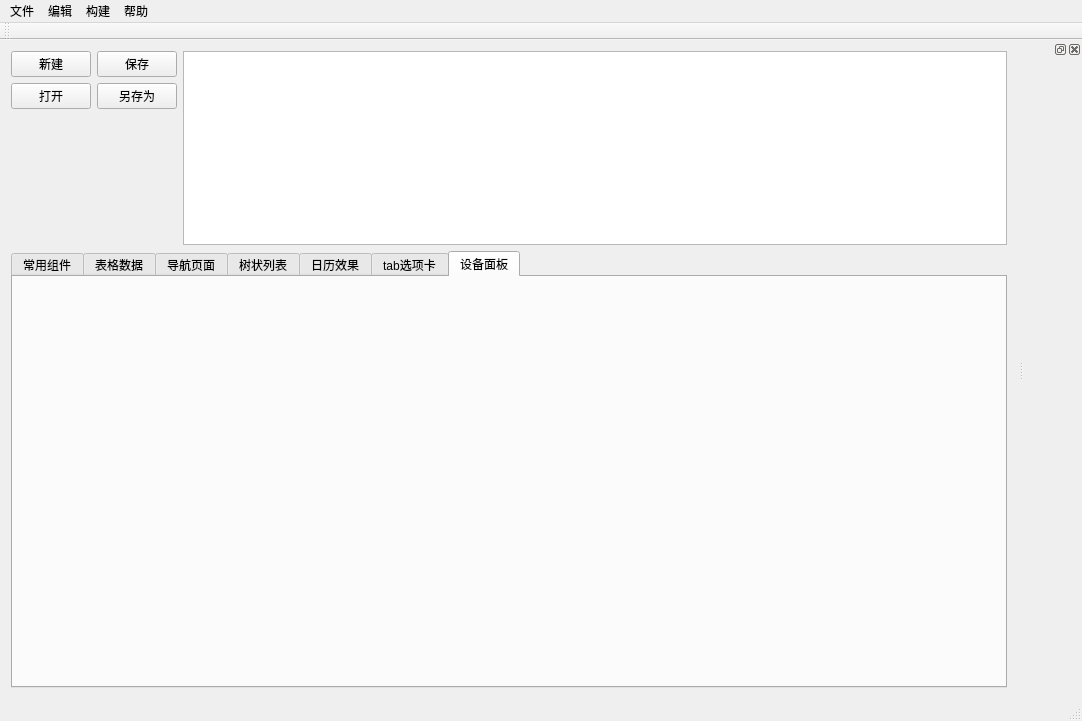
<?xml version="1.0" encoding="UTF-8"?>
<ui version="4.0">
 <class>MainWindow</class>
 <widget class="QMainWindow" name="MainWindow">
  <property name="geometry">
   <rect>
    <x>0</x>
    <y>0</y>
    <width>1082</width>
    <height>721</height>
   </rect>
  </property>
  <property name="windowTitle">
   <string>MainWindow</string>
  </property>
  <widget class="QWidget" name="centralWidget">
   <layout class="QGridLayout" name="gridLayout_2">
    <item row="0" column="0">
     <layout class="QVBoxLayout" name="verticalLayout_2">
      <item>
       <layout class="QHBoxLayout" name="horizontalLayout_6">
        <item>
         <layout class="QVBoxLayout" name="verticalLayout">
          <item>
           <layout class="QGridLayout" name="gridLayout">
            <item row="0" column="0">
             <widget class="QPushButton" name="pushButton_NewFile">
              <property name="sizePolicy">
               <sizepolicy hsizetype="Preferred" vsizetype="Fixed">
                <horstretch>0</horstretch>
                <verstretch>0</verstretch>
               </sizepolicy>
              </property>
              <property name="text">
               <string>新建</string>
              </property>
             </widget>
            </item>
            <item row="0" column="1">
             <widget class="QPushButton" name="pushButton_SaveFile">
              <property name="sizePolicy">
               <sizepolicy hsizetype="Preferred" vsizetype="Fixed">
                <horstretch>0</horstretch>
                <verstretch>0</verstretch>
               </sizepolicy>
              </property>
              <property name="text">
               <string>保存</string>
              </property>
             </widget>
            </item>
            <item row="1" column="0">
             <widget class="QPushButton" name="pushButton_OpenFile">
              <property name="sizePolicy">
               <sizepolicy hsizetype="Preferred" vsizetype="Fixed">
                <horstretch>0</horstretch>
                <verstretch>0</verstretch>
               </sizepolicy>
              </property>
              <property name="text">
               <string>打开</string>
              </property>
             </widget>
            </item>
            <item row="1" column="1">
             <widget class="QPushButton" name="pushButton_SaveAs">
              <property name="sizePolicy">
               <sizepolicy hsizetype="Preferred" vsizetype="Fixed">
                <horstretch>0</horstretch>
                <verstretch>0</verstretch>
               </sizepolicy>
              </property>
              <property name="text">
               <string>另存为</string>
              </property>
             </widget>
            </item>
           </layout>
          </item>
          <item>
           <widget class="Selector" name="widget" native="true"/>
          </item>
         </layout>
        </item>
        <item>
         <widget class="QTextEdit" name="textEdit"/>
        </item>
       </layout>
      </item>
      <item>
       <widget class="QTabWidget" name="tabWidget">
        <property name="tabPosition">
         <enum>QTabWidget::North</enum>
        </property>
        <property name="currentIndex">
         <number>6</number>
        </property>
        <widget class="QWidget" name="tab_normal">
         <attribute name="title">
          <string>常用组件</string>
         </attribute>
         <layout class="QGridLayout" name="gridLayout_3">
          <item row="0" column="0">
           <widget class="QGroupBox" name="groupBox">
            <property name="mouseTracking">
             <bool>false</bool>
            </property>
            <property name="tabletTracking">
             <bool>false</bool>
            </property>
            <property name="acceptDrops">
             <bool>false</bool>
            </property>
            <property name="title">
             <string>分组框</string>
            </property>
            <property name="flat">
             <bool>false</bool>
            </property>
            <property name="checkable">
             <bool>true</bool>
            </property>
            <layout class="QGridLayout" name="gridLayout_7">
             <item row="0" column="0">
              <layout class="QVBoxLayout" name="verticalLayout_4">
               <item>
                <layout class="QHBoxLayout" name="horizontalLayout">
                 <item>
                  <widget class="QLabel" name="label_6">
                   <property name="enabled">
                    <bool>true</bool>
                   </property>
                   <property name="text">
                    <string>LED显示</string>
                   </property>
                  </widget>
                 </item>
                 <item>
                  <widget class="QLCDNumber" name="lcdNumber"/>
                 </item>
                 <item>
                  <widget class="QLineEdit" name="lineEdit"/>
                 </item>
                </layout>
               </item>
               <item>
                <layout class="QHBoxLayout" name="horizontalLayout_2">
                 <item>
                  <widget class="QRadioButton" name="radioButton">
                   <property name="text">
                    <string>单选框1</string>
                   </property>
                  </widget>
                 </item>
                 <item>
                  <widget class="QRadioButton" name="radioButton_2">
                   <property name="text">
                    <string>单选框2</string>
                   </property>
                  </widget>
                 </item>
                 <item>
                  <widget class="QCheckBox" name="checkBox">
                   <property name="text">
                    <string>复选框1</string>
                   </property>
                  </widget>
                 </item>
                 <item>
                  <widget class="QCheckBox" name="checkBox_2">
                   <property name="text">
                    <string>复选框2</string>
                   </property>
                  </widget>
                 </item>
                 <item>
                  <widget class="QCheckBox" name="checkBox_3">
                   <property name="text">
                    <string>复选框3</string>
                   </property>
                  </widget>
                 </item>
                 <item>
                  <widget class="QComboBox" name="comboBox">
                   <item>
                    <property name="text">
                     <string>元素1</string>
                    </property>
                   </item>
                   <item>
                    <property name="text">
                     <string>元素2</string>
                    </property>
                   </item>
                   <item>
                    <property name="text">
                     <string>元素3</string>
                    </property>
                   </item>
                  </widget>
                 </item>
                 <item>
                  <widget class="QComboBox" name="comboBox_3">
                   <item>
                    <property name="text">
                     <string>元素1</string>
                    </property>
                   </item>
                   <item>
                    <property name="text">
                     <string>元素2</string>
                    </property>
                   </item>
                   <item>
                    <property name="text">
                     <string>元素3</string>
                    </property>
                   </item>
                  </widget>
                 </item>
                 <item>
                  <widget class="QFontComboBox" name="fontComboBox"/>
                 </item>
                </layout>
               </item>
               <item>
                <layout class="QHBoxLayout" name="horizontalLayout_3">
                 <item>
                  <widget class="QPushButton" name="pushButton_msgInfo">
                   <property name="text">
                    <string>信息框</string>
                   </property>
                  </widget>
                 </item>
                 <item>
                  <widget class="QPushButton" name="pushButton_msgHint">
                   <property name="text">
                    <string>提示框</string>
                   </property>
                  </widget>
                 </item>
                 <item>
                  <widget class="QPushButton" name="pushButton_msgErr">
                   <property name="text">
                    <string>错误框</string>
                   </property>
                  </widget>
                 </item>
                 <item>
                  <widget class="QPushButton" name="pushButton_StandardInPut">
                   <property name="text">
                    <string>标准输入框</string>
                   </property>
                  </widget>
                 </item>
                 <item>
                  <widget class="QPushButton" name="pushButton_pwdInput">
                   <property name="text">
                    <string>密码输入框</string>
                   </property>
                  </widget>
                 </item>
                 <item>
                  <widget class="QPushButton" name="pushButton_pullDownInput">
                   <property name="text">
                    <string>下拉输入框</string>
                   </property>
                  </widget>
                 </item>
                 <item>
                  <widget class="QPushButton" name="pushButton">
                   <property name="text">
                    <string>新窗体</string>
                   </property>
                  </widget>
                 </item>
                </layout>
               </item>
               <item>
                <layout class="QHBoxLayout" name="horizontalLayout_4">
                 <item>
                  <widget class="QSpinBox" name="spinBox"/>
                 </item>
                 <item>
                  <widget class="QDoubleSpinBox" name="doubleSpinBox"/>
                 </item>
                 <item>
                  <widget class="QTimeEdit" name="timeEdit"/>
                 </item>
                 <item>
                  <widget class="QDateEdit" name="dateEdit">
                   <property name="frame">
                    <bool>true</bool>
                   </property>
                   <property name="readOnly">
                    <bool>false</bool>
                   </property>
                   <property name="buttonSymbols">
                    <enum>QAbstractSpinBox::UpDownArrows</enum>
                   </property>
                   <property name="accelerated">
                    <bool>false</bool>
                   </property>
                   <property name="correctionMode">
                    <enum>QAbstractSpinBox::CorrectToPreviousValue</enum>
                   </property>
                   <property name="keyboardTracking">
                    <bool>true</bool>
                   </property>
                  </widget>
                 </item>
                 <item>
                  <widget class="QDateTimeEdit" name="dateTimeEdit"/>
                 </item>
                </layout>
               </item>
               <item>
                <layout class="QHBoxLayout" name="horizontalLayout_5">
                 <item>
                  <widget class="QSlider" name="horizontalSlider">
                   <property name="orientation">
                    <enum>Qt::Horizontal</enum>
                   </property>
                  </widget>
                 </item>
                 <item>
                  <widget class="QProgressBar" name="progressBar">
                   <property name="value">
                    <number>24</number>
                   </property>
                  </widget>
                 </item>
                </layout>
               </item>
              </layout>
             </item>
             <item row="1" column="0">
              <widget class="QTextEdit" name="textEdit_2"/>
             </item>
            </layout>
           </widget>
          </item>
         </layout>
        </widget>
        <widget class="QWidget" name="tab_tableData">
         <attribute name="title">
          <string>表格数据</string>
         </attribute>
         <layout class="QGridLayout" name="gridLayout_5">
          <item row="0" column="0">
           <widget class="QTableWidget" name="tableWidget">
            <attribute name="horizontalHeaderDefaultSectionSize">
             <number>200</number>
            </attribute>
            <attribute name="horizontalHeaderHighlightSections">
             <bool>true</bool>
            </attribute>
            <row>
             <property name="text">
              <string/>
             </property>
            </row>
            <row>
             <property name="text">
              <string/>
             </property>
            </row>
            <row>
             <property name="text">
              <string/>
             </property>
            </row>
            <row>
             <property name="text">
              <string/>
             </property>
            </row>
            <row>
             <property name="text">
              <string/>
             </property>
            </row>
            <row>
             <property name="text">
              <string/>
             </property>
            </row>
            <row>
             <property name="text">
              <string/>
             </property>
            </row>
            <row>
             <property name="text">
              <string/>
             </property>
            </row>
            <column>
             <property name="text">
              <string>设备编号</string>
             </property>
            </column>
            <column>
             <property name="text">
              <string>设备名称</string>
             </property>
            </column>
            <column>
             <property name="text">
              <string>设备地址</string>
             </property>
            </column>
            <column>
             <property name="text">
              <string>告警内容</string>
             </property>
            </column>
            <column>
             <property name="text">
              <string>告警时间</string>
             </property>
            </column>
            <item row="1" column="0">
             <property name="text">
              <string>101</string>
             </property>
            </item>
            <item row="1" column="1">
             <property name="text">
              <string>设备1</string>
             </property>
            </item>
            <item row="1" column="2">
             <property name="text">
              <string>1</string>
             </property>
            </item>
            <item row="1" column="3">
             <property name="text">
              <string>防区告警</string>
             </property>
            </item>
            <item row="1" column="4">
             <property name="text">
              <string>2019-01-11 12:00</string>
             </property>
            </item>
            <item row="2" column="0">
             <property name="text">
              <string>102</string>
             </property>
            </item>
            <item row="2" column="1">
             <property name="text">
              <string>设备2</string>
             </property>
            </item>
            <item row="2" column="2">
             <property name="text">
              <string>2</string>
             </property>
            </item>
            <item row="2" column="3">
             <property name="text">
              <string>防区告警</string>
             </property>
            </item>
            <item row="2" column="4">
             <property name="text">
              <string>2019-01-11 12:00</string>
             </property>
            </item>
            <item row="3" column="0">
             <property name="text">
              <string>103</string>
             </property>
            </item>
            <item row="3" column="1">
             <property name="text">
              <string>设备3</string>
             </property>
            </item>
            <item row="3" column="2">
             <property name="text">
              <string>3</string>
             </property>
            </item>
            <item row="3" column="3">
             <property name="text">
              <string>防区告警</string>
             </property>
            </item>
            <item row="3" column="4">
             <property name="text">
              <string>2019-01-11 12:00</string>
             </property>
            </item>
            <item row="4" column="0">
             <property name="text">
              <string>104</string>
             </property>
            </item>
            <item row="4" column="1">
             <property name="text">
              <string>设备4</string>
             </property>
            </item>
            <item row="4" column="2">
             <property name="text">
              <string>4</string>
             </property>
            </item>
            <item row="4" column="3">
             <property name="text">
              <string>防区告警</string>
             </property>
            </item>
            <item row="4" column="4">
             <property name="text">
              <string>2019-01-11 12:00</string>
             </property>
            </item>
            <item row="5" column="0">
             <property name="text">
              <string>105</string>
             </property>
            </item>
            <item row="5" column="1">
             <property name="text">
              <string>设备5</string>
             </property>
            </item>
            <item row="5" column="2">
             <property name="text">
              <string>5</string>
             </property>
            </item>
            <item row="5" column="3">
             <property name="text">
              <string>防区告警</string>
             </property>
            </item>
            <item row="5" column="4">
             <property name="text">
              <string>2019-01-11 12:00</string>
             </property>
            </item>
            <item row="6" column="0">
             <property name="text">
              <string>106</string>
             </property>
            </item>
            <item row="6" column="1">
             <property name="text">
              <string>设备6</string>
             </property>
            </item>
            <item row="6" column="2">
             <property name="text">
              <string>6</string>
             </property>
            </item>
            <item row="6" column="3">
             <property name="text">
              <string>防区告警</string>
             </property>
            </item>
            <item row="6" column="4">
             <property name="text">
              <string>2019-01-11 12:00</string>
             </property>
            </item>
            <item row="7" column="0">
             <property name="text">
              <string>107</string>
             </property>
            </item>
            <item row="7" column="1">
             <property name="text">
              <string>设备7</string>
             </property>
            </item>
            <item row="7" column="2">
             <property name="text">
              <string>7</string>
             </property>
            </item>
            <item row="7" column="3">
             <property name="text">
              <string>防区告警</string>
             </property>
            </item>
            <item row="7" column="4">
             <property name="text">
              <string>2019-01-11 12:00</string>
             </property>
            </item>
           </widget>
          </item>
         </layout>
        </widget>
        <widget class="QWidget" name="tab_navigation">
         <attribute name="title">
          <string>导航页面</string>
         </attribute>
        </widget>
        <widget class="QWidget" name="tab_treeList">
         <attribute name="title">
          <string>树状列表</string>
         </attribute>
         <layout class="QHBoxLayout" name="horizontalLayout_7">
          <item>
           <widget class="QTreeWidget" name="treeWidget">
            <property name="enabled">
             <bool>true</bool>
            </property>
            <property name="tabletTracking">
             <bool>false</bool>
            </property>
            <property name="acceptDrops">
             <bool>false</bool>
            </property>
            <property name="autoFillBackground">
             <bool>false</bool>
            </property>
            <property name="frameShape">
             <enum>QFrame::NoFrame</enum>
            </property>
            <property name="verticalScrollBarPolicy">
             <enum>Qt::ScrollBarAsNeeded</enum>
            </property>
            <property name="autoScroll">
             <bool>true</bool>
            </property>
            <property name="tabKeyNavigation">
             <bool>false</bool>
            </property>
            <property name="dragEnabled">
             <bool>false</bool>
            </property>
            <property name="dragDropOverwriteMode">
             <bool>false</bool>
            </property>
            <property name="dragDropMode">
             <enum>QAbstractItemView::NoDragDrop</enum>
            </property>
            <property name="defaultDropAction">
             <enum>Qt::IgnoreAction</enum>
            </property>
            <property name="alternatingRowColors">
             <bool>true</bool>
            </property>
            <property name="selectionMode">
             <enum>QAbstractItemView::SingleSelection</enum>
            </property>
            <property name="selectionBehavior">
             <enum>QAbstractItemView::SelectRows</enum>
            </property>
            <property name="textElideMode">
             <enum>Qt::ElideNone</enum>
            </property>
            <property name="verticalScrollMode">
             <enum>QAbstractItemView::ScrollPerItem</enum>
            </property>
            <property name="rootIsDecorated">
             <bool>true</bool>
            </property>
            <property name="uniformRowHeights">
             <bool>false</bool>
            </property>
            <property name="itemsExpandable">
             <bool>true</bool>
            </property>
            <property name="sortingEnabled">
             <bool>false</bool>
            </property>
            <property name="animated">
             <bool>false</bool>
            </property>
            <property name="allColumnsShowFocus">
             <bool>false</bool>
            </property>
            <property name="headerHidden">
             <bool>false</bool>
            </property>
            <property name="expandsOnDoubleClick">
             <bool>true</bool>
            </property>
            <attribute name="headerCascadingSectionResizes">
             <bool>false</bool>
            </attribute>
            <attribute name="headerHighlightSections">
             <bool>false</bool>
            </attribute>
            <column>
             <property name="text">
              <string>父目录1</string>
             </property>
            </column>
            <column>
             <property name="text">
              <string>父目录2</string>
             </property>
            </column>
            <item>
             <property name="text">
              <string>子元素3</string>
             </property>
             <property name="text">
              <string/>
             </property>
            </item>
            <item>
             <property name="text">
              <string>子元素2</string>
             </property>
             <property name="text">
              <string/>
             </property>
            </item>
            <item>
             <property name="text">
              <string>子元素1</string>
             </property>
             <property name="text">
              <string>子元素1</string>
             </property>
            </item>
            <item>
             <property name="text">
              <string/>
             </property>
             <property name="text">
              <string>子目录1</string>
             </property>
             <item>
              <property name="text">
               <string/>
              </property>
              <property name="text">
               <string>孙子元素1</string>
              </property>
             </item>
            </item>
           </widget>
          </item>
          <item>
           <widget class="QListWidget" name="listWidget">
            <property name="uniformItemSizes">
             <bool>false</bool>
            </property>
            <property name="wordWrap">
             <bool>false</bool>
            </property>
            <property name="selectionRectVisible">
             <bool>false</bool>
            </property>
            <property name="sortingEnabled">
             <bool>false</bool>
            </property>
            <item>
             <property name="text">
              <string>元素1</string>
             </property>
            </item>
            <item>
             <property name="text">
              <string>元素2</string>
             </property>
            </item>
            <item>
             <property name="text">
              <string>元素3</string>
             </property>
            </item>
            <item>
             <property name="text">
              <string>元素4</string>
             </property>
            </item>
            <item>
             <property name="text">
              <string>元素5</string>
             </property>
            </item>
            <item>
             <property name="text">
              <string>元素6</string>
             </property>
            </item>
            <item>
             <property name="text">
              <string>元素7</string>
             </property>
            </item>
            <item>
             <property name="text">
              <string>元素8</string>
             </property>
            </item>
            <item>
             <property name="text">
              <string>元素9</string>
             </property>
            </item>
            <item>
             <property name="text">
              <string>元素10</string>
             </property>
            </item>
           </widget>
          </item>
         </layout>
        </widget>
        <widget class="QWidget" name="tab_dataEffect">
         <attribute name="title">
          <string>日历效果</string>
         </attribute>
         <layout class="QGridLayout" name="gridLayout_6">
          <item row="0" column="0">
           <widget class="QCalendarWidget" name="calendarWidget"/>
          </item>
         </layout>
        </widget>
        <widget class="QWidget" name="tab_tabChoose">
         <attribute name="title">
          <string>tab选项卡</string>
         </attribute>
         <layout class="QGridLayout" name="gridLayout_8">
          <item row="0" column="0">
           <widget class="QTabWidget" name="tabWidget_2">
            <property name="tabPosition">
             <enum>QTabWidget::West</enum>
            </property>
            <property name="currentIndex">
             <number>0</number>
            </property>
            <property name="elideMode">
             <enum>Qt::ElideNone</enum>
            </property>
            <widget class="QWidget" name="tab">
             <attribute name="title">
              <string>选项卡1</string>
             </attribute>
            </widget>
            <widget class="QWidget" name="tab_2">
             <attribute name="title">
              <string>选项卡2</string>
             </attribute>
            </widget>
           </widget>
          </item>
          <item row="0" column="1">
           <widget class="QTabWidget" name="tabWidget_3">
            <property name="tabPosition">
             <enum>QTabWidget::South</enum>
            </property>
            <property name="currentIndex">
             <number>1</number>
            </property>
            <widget class="QWidget" name="tab_3">
             <attribute name="title">
              <string>选显卡1</string>
             </attribute>
            </widget>
            <widget class="QWidget" name="tab_4">
             <attribute name="title">
              <string>选项卡2</string>
             </attribute>
            </widget>
           </widget>
          </item>
          <item row="0" column="2">
           <widget class="QTabWidget" name="tabWidget_4">
            <property name="tabPosition">
             <enum>QTabWidget::East</enum>
            </property>
            <property name="currentIndex">
             <number>1</number>
            </property>
            <widget class="QWidget" name="tab_5">
             <attribute name="title">
              <string>选项卡1</string>
             </attribute>
            </widget>
            <widget class="QWidget" name="tab_6">
             <attribute name="title">
              <string>选项卡2</string>
             </attribute>
            </widget>
           </widget>
          </item>
         </layout>
        </widget>
        <widget class="QWidget" name="tab_equipmentPanel">
         <attribute name="title">
          <string>设备面板</string>
         </attribute>
        </widget>
       </widget>
      </item>
     </layout>
    </item>
   </layout>
  </widget>
  <widget class="QMenuBar" name="menuBar">
   <property name="geometry">
    <rect>
     <x>0</x>
     <y>0</y>
     <width>1082</width>
     <height>26</height>
    </rect>
   </property>
   <widget class="QMenu" name="menu">
    <property name="title">
     <string>文件</string>
    </property>
    <addaction name="action_newFile"/>
    <addaction name="action_openFile"/>
    <addaction name="separator"/>
    <addaction name="action_saveFile"/>
   </widget>
   <widget class="QMenu" name="menu_2">
    <property name="title">
     <string>编辑</string>
    </property>
   </widget>
   <widget class="QMenu" name="menu_3">
    <property name="title">
     <string>构建</string>
    </property>
   </widget>
   <widget class="QMenu" name="menu_4">
    <property name="title">
     <string>帮助</string>
    </property>
   </widget>
   <addaction name="menu"/>
   <addaction name="menu_2"/>
   <addaction name="menu_3"/>
   <addaction name="menu_4"/>
  </widget>
  <widget class="QToolBar" name="mainToolBar">
   <attribute name="toolBarArea">
    <enum>TopToolBarArea</enum>
   </attribute>
   <attribute name="toolBarBreak">
    <bool>false</bool>
   </attribute>
  </widget>
  <widget class="QStatusBar" name="statusBar"/>
  <widget class="QDockWidget" name="dockWidget">
   <attribute name="dockWidgetArea">
    <number>2</number>
   </attribute>
   <widget class="QWidget" name="dockWidgetContents"/>
  </widget>
  <action name="action_newFile">
   <property name="text">
    <string>新建文件</string>
   </property>
   <property name="shortcut">
    <string>Ctrl+N</string>
   </property>
  </action>
  <action name="action_openFile">
   <property name="text">
    <string>打开文件</string>
   </property>
   <property name="shortcut">
    <string>Ctrl+O</string>
   </property>
  </action>
  <action name="action_saveFile">
   <property name="text">
    <string>保存文件</string>
   </property>
   <property name="shortcut">
    <string>Ctrl+S</string>
   </property>
  </action>
  <action name="action_close">
   <property name="text">
    <string>关闭退出</string>
   </property>
  </action>
 </widget>
 <layoutdefault spacing="6" margin="11"/>
 <customwidgets>
  <customwidget>
   <class>Selector</class>
   <extends>QWidget</extends>
   <header location="global">selector.h</header>
   <container>1</container>
  </customwidget>
 </customwidgets>
 <resources/>
 <connections/>
</ui>
